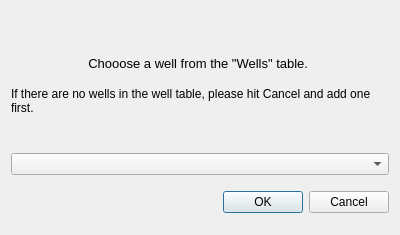
<?xml version="1.0" encoding="UTF-8"?>
<ui version="4.0">
 <class>AddWellData</class>
 <widget class="QDialog" name="AddWellData">
  <property name="geometry">
   <rect>
    <x>0</x>
    <y>0</y>
    <width>400</width>
    <height>235</height>
   </rect>
  </property>
  <property name="windowTitle">
   <string>Add Well Data</string>
  </property>
  <layout class="QVBoxLayout" name="verticalLayout">
   <item>
    <widget class="QLabel" name="label">
     <property name="maximumSize">
      <size>
       <width>16777215</width>
       <height>50</height>
      </size>
     </property>
     <property name="font">
      <font>
       <pointsize>10</pointsize>
      </font>
     </property>
     <property name="text">
      <string>Chooose a well from the &quot;Wells&quot; table. </string>
     </property>
     <property name="alignment">
      <set>Qt::AlignBottom|Qt::AlignHCenter</set>
     </property>
     <property name="wordWrap">
      <bool>true</bool>
     </property>
    </widget>
   </item>
   <item>
    <widget class="QLabel" name="label_2">
     <property name="maximumSize">
      <size>
       <width>16777215</width>
       <height>50</height>
      </size>
     </property>
     <property name="text">
      <string>If there are no wells in the well table, please hit Cancel and add one first.</string>
     </property>
     <property name="alignment">
      <set>Qt::AlignLeading|Qt::AlignLeft|Qt::AlignTop</set>
     </property>
     <property name="wordWrap">
      <bool>true</bool>
     </property>
    </widget>
   </item>
   <item>
    <widget class="QComboBox" name="welluploadcombo"/>
   </item>
   <item>
    <widget class="QDialogButtonBox" name="buttonBox">
     <property name="orientation">
      <enum>Qt::Horizontal</enum>
     </property>
     <property name="standardButtons">
      <set>QDialogButtonBox::Cancel|QDialogButtonBox::Ok</set>
     </property>
    </widget>
   </item>
  </layout>
 </widget>
 <resources/>
 <connections>
  <connection>
   <sender>buttonBox</sender>
   <signal>accepted()</signal>
   <receiver>AddWellData</receiver>
   <slot>accept()</slot>
   <hints>
    <hint type="sourcelabel">
     <x>248</x>
     <y>254</y>
    </hint>
    <hint type="destinationlabel">
     <x>157</x>
     <y>274</y>
    </hint>
   </hints>
  </connection>
  <connection>
   <sender>buttonBox</sender>
   <signal>rejected()</signal>
   <receiver>AddWellData</receiver>
   <slot>reject()</slot>
   <hints>
    <hint type="sourcelabel">
     <x>316</x>
     <y>260</y>
    </hint>
    <hint type="destinationlabel">
     <x>286</x>
     <y>274</y>
    </hint>
   </hints>
  </connection>
 </connections>
</ui>
